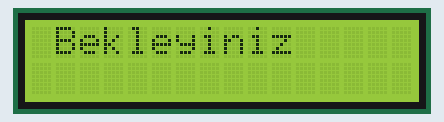
This sketch was run on a simulated Arduino Uno, built with avr-gcc and run on an emulated ATmega328P. On the bench: 16×2 character LCD.

Above: at 0.1 s.
At 3.1 s:
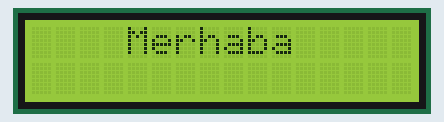
At 4.21 s:
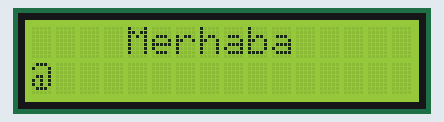
At 5.41 s:
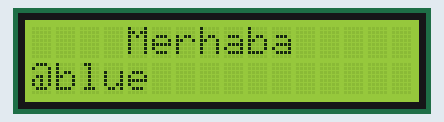
At 7.7 s:
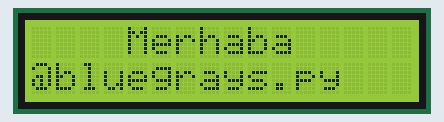
At 10.0 s:
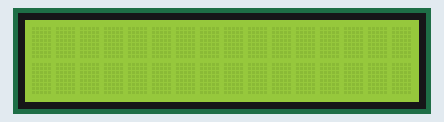

The sketch:

Kod.ino
```cpp
#include <LiquidCrystal.h>
LiquidCrystal lcd(12, 11, 5, 4, 3, 2);
#define DiziUzunluk 13
char dizi[DiziUzunluk]={'@','b','l','u','e','g','r','a','y','s','.','p','y'};
void setup() {
  lcd.begin(16, 2); //LCD'miz 16x2'lik
  lcd.setCursor(0,0); //0.satır 0.sütun
  lcd.print(" Bekleyiniz ");
  delay(3000); //3sn bekledik
  lcd.clear(); //Ekranı Temizledik
}
void loop() {
  //SetCursorun ilk parametresi sütun =>4
  //İkinci Parametre Satır  => 0
  lcd.setCursor(4,0);// Ortalamak için 4 dedik
  //4 Adet Boşluk bıraktık yani
  lcd.print("Merhaba");//Merhaba yazdırdık
  delay(1000);// 1 sn bekledik

  lcd.setCursor(0,1); //2. Satıra yazacağız
  for(int i=0;i<DiziUzunluk;i++){
    lcd.write(dizi[i]);//Diziyi teker teker
    delay(300); //Yazdırıp az bekliyoruz.
  }
  delay(2000);// Yazdırma bitince 2 sn bekliyoruz
  lcd.clear(); //Ekranı temizliyoruz
  delay(2000); //2 sn bekliyoruz
}
```

Measured:
- by itself, everything shown: repeats every 8.9 s, in 15 steps
- what the display in image 1 shows lasts 1.0 s, from 3.1 s to 4.1 s
- what the display in image 4 shows lasts 2.3 s, from 7.7 s to 10.0 s
- what the display in image 5 shows lasts 2.0 s, from 10.0 s to 12.0 s
